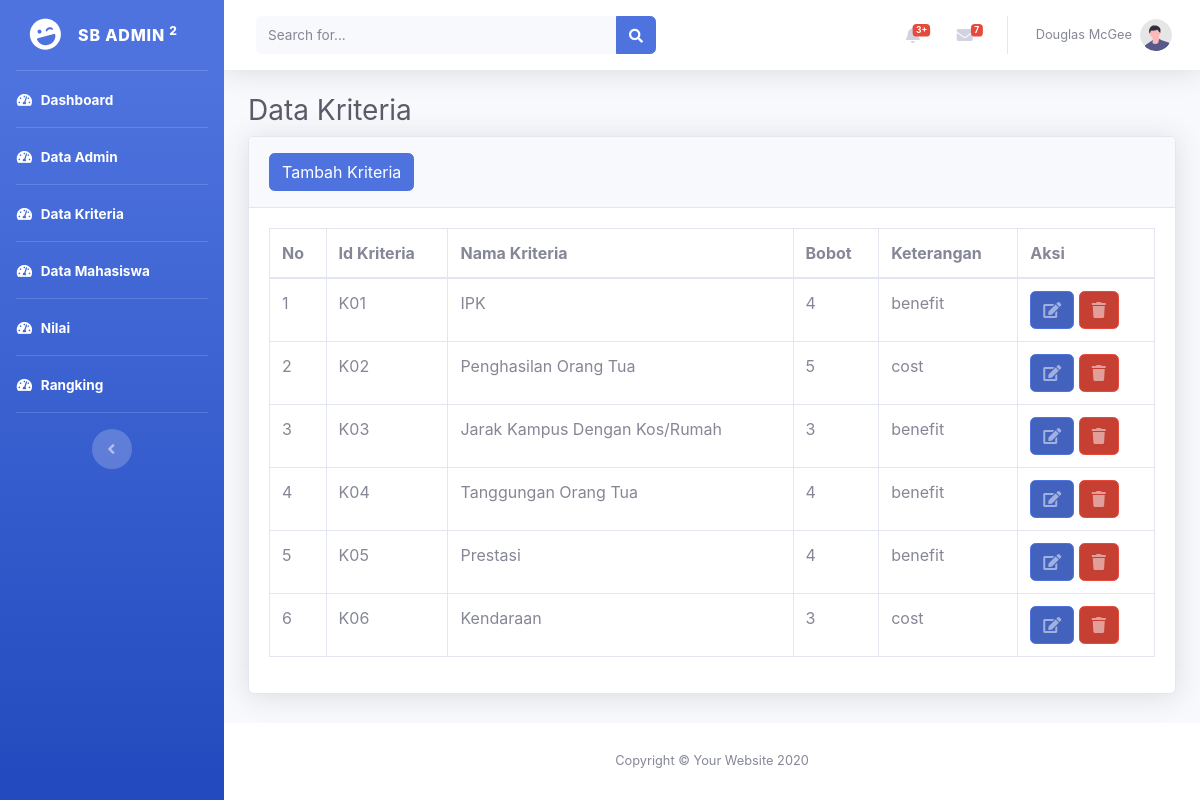
The app's page /index.php/data_kriteria with its own data.
### tables this page shows
CREATE TABLE `kriteria` (
  `id_kriteria` varchar(3) NOT NULL,
  `nama_kriteria` varchar(50) NOT NULL,
  `bobot_kriteria` varchar(10) NOT NULL,
  `keterangan` varchar(10) NOT NULL
);

### application/controllers/Data_kriteria.php (called while the page is built, shortened)
<?php
class Data_kriteria extends CI_Controller {
	public function index()
	{
        $data['kriteria']= $this->beasiswa_model->get_data('kriteria')->result();
		$this->load->view('templates/header');
		$this->load->view('templates/sidebar');
		$this->load->view('kriteria/data_kriteria',$data);
		$this->load->view('templates/footer');
	}
}
?>

### index.php (called while the page is built, shortened)
<?php
require_once BASEPATH.'core/CodeIgniter.php';

### application/models/beasiswa_model.php (called while the page is built, shortened)
<?php
class beasiswa_model extends CI_model {
  public function get_data($table){
    return $this->db->get($table);
  }
}
?>

### application/views/kriteria/data_kriteria.php (the view, shortened to what this page needs)
    <div class="container-fluid">
        <h1 class="h3 mb-2 text-gray-800">Data Kriteria</h1>
        <div class="card shadow mb-4">
            <div class="card-header py-3">
                <a href="<?php echo base_url ('data_kriteria/tambah_kriteria') ?>" class="btn btn-primary btn-icon-split">
                    <span class="text">Tambah Kriteria</span>
                </a>
            </div>
            <div class="card-body">
                <div class="table-responsive">
                    <table class="table table-bordered" id="dataTable" width="100%" cellspacing="0">
                        <thead>
                            <tr>
                                <th>No</th>
                                <th>Id Kriteria</th>
                                <th>Nama Kriteria</th>
                                <th>Bobot</th>
                                <th>Keterangan</th>
                                <th>Aksi</th>
                            </tr>
                        </thead>
                        <tbody>
                            <?php
                            $no=1;
                                foreach($kriteria as $kr) : ?>
                                <tr>
                                    <td><?php echo $no++ ?></td>
                                    <td><?php echo $kr->id_kriteria ?></td>
                                    <td><?php echo $kr->nama_kriteria ?></td>
                                    <td><?php echo $kr->bobot_kriteria?></td>
                                    <td><?php echo $kr->keterangan ?></td>
                                    <td>
                                        <a href="<?php echo base_url('data_kriteria/update_kriteria/').$kr->id_kriteria ?>" class="btn btn-primary btn-icon-split">
                                            <span class="icon text-white-50"><i class="fas fa-edit"></i></span>
                                        </a>
                                        <a href="<?php echo base_url('data_kriteria/delete_kriteria/').$kr->id_kriteria ?>" class="btn btn-danger btn-icon-split">
                                            <span class="icon text-white-50"><i class="fas fa-trash"></i></span>
                                        </a>
                                    </td>
                                </tr>
                            <?php endforeach; ?>
                        </tbody>
                    </table>
                </div>
            </div>
        </div>
    </div>
</div>

### application/views/templates/header.php (shortened to what this page needs)
<!DOCTYPE html>
<html lang="en">
<head>
    <link href="<?php echo base_url('assets') ?>/vendor/fontawesome-free/css/all.min.css" rel="stylesheet" type="text/css">
    <link href="<?php echo base_url('assets') ?>/css/sb-admin-2.min.css" rel="stylesheet">
</head>

### application/views/templates/sidebar.php (shortened to what this page needs)
<body id="page-top">
    <div id="wrapper">
        <ul class="navbar-nav bg-gradient-primary sidebar sidebar-dark accordion" id="accordionSidebar">
            <a class="sidebar-brand d-flex align-items-center justify-content-center" href="index.html">
                <div class="sidebar-brand-icon rotate-n-15">
                    <i class="fas fa-laugh-wink"></i>
                </div>
                <div class="sidebar-brand-text mx-3">SB Admin <sup>2</sup></div>
            </a>
            <hr class="sidebar-divider my-0">
            <li class="nav-item active">
                <a class="nav-link" href="<?php echo base_url('dashboard')?>">
                    <i class="fas fa-fw fa-tachometer-alt"></i>
                    <span>Dashboard</span></a>
            </li>
            <hr class="sidebar-divider my-0">
            <li class="nav-item active">
                <a class="nav-link" href="<?php echo base_url('data_admin')?>">
                    <i class="fas fa-fw fa-tachometer-alt"></i>
                    <span>Data Admin</span></a>
            </li>
            <hr class="sidebar-divider my-0">
            <li class="nav-item active">
                <a class="nav-link" href="<?php echo base_url('data_kriteria')?>">
                    <i class="fas fa-fw fa-tachometer-alt"></i>
                    <span>Data Kriteria</span></a>
            </li>
            <hr class="sidebar-divider my-0">
            <li class="nav-item active">
                <a class="nav-link" href="<?php echo base_url('data_mahasiswa')?>">
                    <i class="fas fa-fw fa-tachometer-alt"></i>
                    <span>Data Mahasiswa</span></a>
            </li>
            <hr class="sidebar-divider my-0">
            <li class="nav-item active">
                <a class="nav-link" href="<?php echo base_url('data_nilai')?>">
                    <i class="fas fa-fw fa-tachometer-alt"></i>
                    <span>Nilai</span></a>
            </li>
            <hr class="sidebar-divider my-0">
            <li class="nav-item active">
                <a class="nav-link" href="<?php echo base_url('data_hasil')?>">
                    <i class="fas fa-fw fa-tachometer-alt"></i>
                    <span>Rangking</span></a>
            </li>
            <hr class="sidebar-divider d-none d-md-block">
            <div class="text-center d-none d-md-inline">
                <button class="rounded-circle border-0" id="sidebarToggle"></button>
            </div>
        </ul>
        <div id="content-wrapper" class="d-flex flex-column">
            <div id="content">
                <nav class="navbar navbar-expand navbar-light bg-white topbar mb-4 static-top shadow">
                    <form
                        class="d-none d-sm-inline-block form-inline mr-auto ml-md-3 my-2 my-md-0 mw-100 navbar-search">
                        <div class="input-group">
                            <input type="text" class="form-control bg-light border-0 small" placeholder="Search for..."
                                aria-label="Search" aria-describedby="basic-addon2">
                            <div class="input-group-append">
                                <button class="btn btn-primary" type="button">
                                    <i class="fas fa-search fa-sm"></i>
                                </button>
                            </div>
                        </div>
                    </form>
                    <ul class="navbar-nav ml-auto">
                        <li class="nav-item dropdown no-arrow mx-1">
                            <a class="nav-link dropdown-toggle" href="#" id="alertsDropdown" role="button"
                                data-toggle="dropdown" aria-haspopup="true" aria-expanded="false">
                                <span class="badge badge-danger badge-counter">3+</span>
                            </a>
                        </li>
                        <li class="nav-item dropdown no-arrow mx-1">
                            <a class="nav-link dropdown-toggle" href="#" id="messagesDropdown" role="button"
                                data-toggle="dropdown" aria-haspopup="true" aria-expanded="false">
                                <i class="fas fa-envelope fa-fw"></i>
                                <span class="badge badge-danger badge-counter">7</span>
                            </a>
                        </li>
                        <li class="nav-item dropdown no-arrow">
                            <a class="nav-link dropdown-toggle" href="#" id="userDropdown" role="button"
                                data-toggle="dropdown" aria-haspopup="true" aria-expanded="false">
                                <span class="mr-2 d-none d-lg-inline text-gray-600 small">Douglas McGee</span>
                                <img class="img-profile rounded-circle"
                                    src="img/undraw_profile.svg">
                            </a>
                        </li>
                    </ul>
                </nav>

### application/views/templates/footer.php (shortened to what this page needs)
            <footer class="sticky-footer bg-white">
                <div class="container my-auto">
                    <div class="copyright text-center my-auto">
                        <span>Copyright &copy; Your Website 2020</span>
                    </div>
                </div>
            </footer>
        </div>
    </div>
</body>
</html>

### records on screen
kriteria: id_kriteria "K01", nama_kriteria "IPK", bobot_kriteria "4", keterangan "benefit"
kriteria: id_kriteria "K02", nama_kriteria "Penghasilan Orang Tua", bobot_kriteria "5", keterangan "cost"
kriteria: id_kriteria "K03", nama_kriteria "Jarak Kampus Dengan Kos/Rumah", bobot_kriteria "3", keterangan "benefit"
kriteria: id_kriteria "K04", nama_kriteria "Tanggungan Orang Tua", bobot_kriteria "4", keterangan "benefit"
kriteria: id_kriteria "K05", nama_kriteria "Prestasi", bobot_kriteria "4", keterangan "benefit"
kriteria: id_kriteria "K06", nama_kriteria "Kendaraan", bobot_kriteria "3", keterangan "cost"
